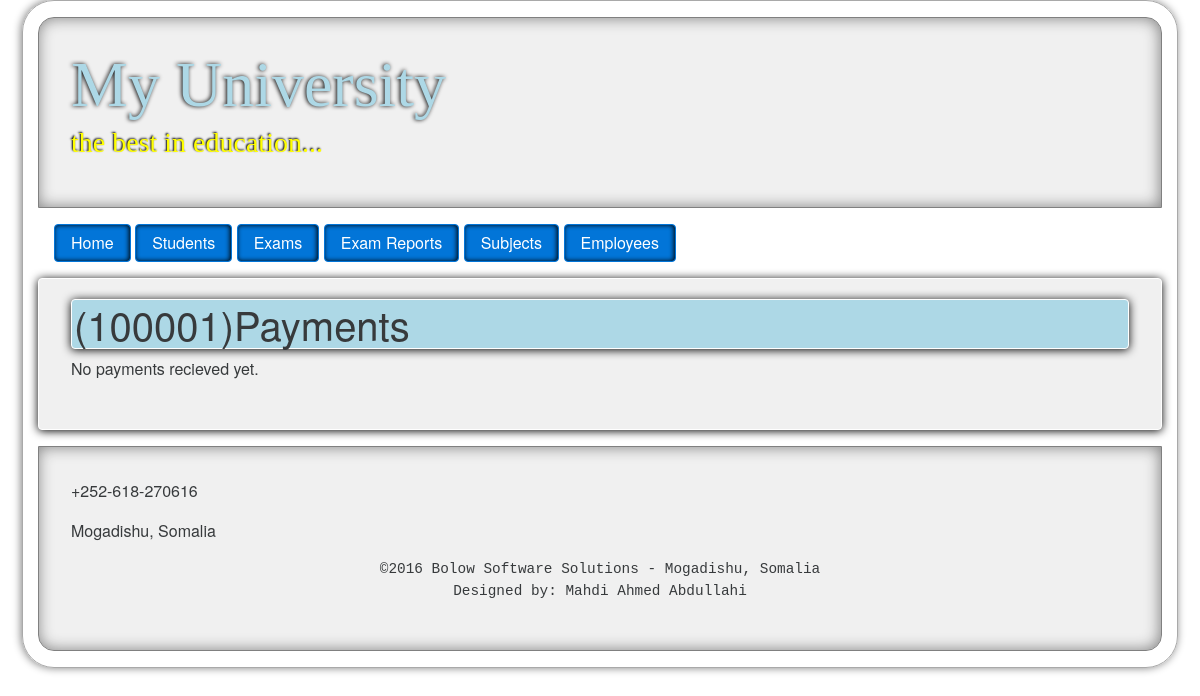
The page /cms/payments/1/ on the database as committed earlier.
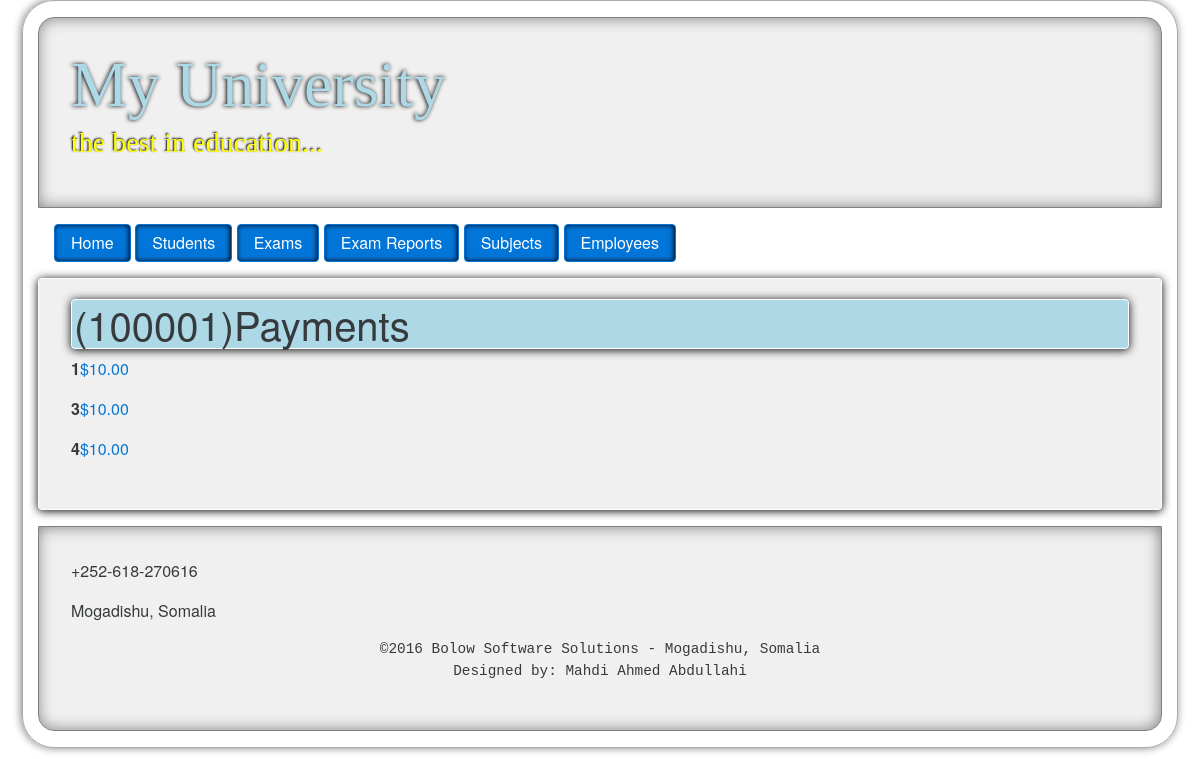
The same page on the database as committed later.
### university/models.py (models this page shows)
class Transaction(models.Model):
    received_by = models.ForeignKey(User)
    payee = models.ForeignKey(Account)
    amount = models.DecimalField(decimal_places=2, max_digits=12, default=0.0)
    date = models.DateTimeField(default = timezone.now)
    description = models.TextField(max_length=300)
    is_debit = models.BooleanField(default=True)
    def __str__(self):
        if self.is_debit:
            return '$' + str(self.amount)
        else:
            return "($" + str(abs(self.amount)) +')'

### university/views.py (the view)
# urls.py: url(r'^payments/(?P<pk>[0-9]+)/$', views.payments_list, name='payments_list'),
def payments_list(request, pk):
    payments = Transaction.objects.filter(payee = pk)
    owner = Account.objects.get(pk=pk)
    return render(request, 'payment/payments_list.html', {'payments':payments,'owner':owner,'settings':settings})

### university/models.py (called while the page is built)
    def __str__(self):
        return self.first_name + " " + self.middle_name + " " + self.last_name

    def __str__(self):
        return str(self.owner) + '(' + str(self.number) + ')'

### university/templates/payment/payments_list.html
{% extends 'university/layout.html' %}
{% block content %}
<h1>{{ owner }}Payments</h1>
{% if payments %}
	{% for payment in payments %}
		<p><b>{{ payment.pk }}</b><a href="{%	url	"payment_details"	pk=payment.pk	%}">{{ payment }}</a></p>
	{% endfor %}
{% else %}
	<p>No payments recieved yet.
{% endif %}
{% endblock %}

Rows that differ between the two databases and show on the page:
added Transaction: pk "1", is_debit+amount "$10.00"
added Transaction: pk "3", is_debit+amount "$10.00"
added Transaction: pk "4", is_debit+amount "$10.00"
Other text that changed with them:
text no longer shown: "No payments recieved yet."
